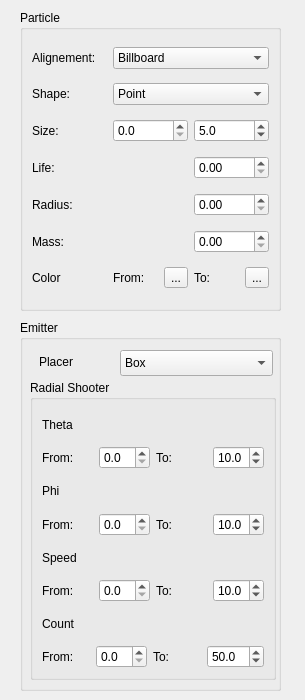
        <widget class="QWidget" name="tab" >
         <property name="geometry" >
          <rect>
           <x>0</x>
           <y>0</y>
           <width>305</width>
           <height>700</height>
          </rect>
         </property>
         <attribute name="title" >
          <string>Particles</string>
         </attribute>
         <widget class="QGroupBox" name="groupBox" >
          <property name="geometry" >
           <rect>
            <x>20</x>
            <y>10</y>
            <width>261</width>
            <height>301</height>
           </rect>
          </property>
          <property name="title" >
           <string>Particle</string>
          </property>
          <layout class="QGridLayout" name="gridLayout" >
           <item row="1" column="0" >
            <widget class="QLabel" name="label_2" >
             <property name="text" >
              <string>Shape:</string>
             </property>
            </widget>
           </item>
           <item row="1" column="2" colspan="2" >
            <widget class="QComboBox" name="shape_cb" >
             <property name="autoFillBackground" >
              <bool>false</bool>
             </property>
             <item>
              <property name="text" >
               <string>Point</string>
              </property>
             </item>
             <item>
              <property name="text" >
               <string>Quad</string>
              </property>
             </item>
             <item>
              <property name="text" >
               <string>Quad Strip</string>
              </property>
             </item>
             <item>
              <property name="text" >
               <string>Hexagon</string>
              </property>
             </item>
             <item>
              <property name="text" >
               <string>Line</string>
              </property>
             </item>
            </widget>
           </item>
           <item row="2" column="0" >
            <widget class="QLabel" name="label_3" >
             <property name="text" >
              <string>Size:</string>
             </property>
            </widget>
           </item>
           <item row="3" column="0" >
            <widget class="QLabel" name="label_4" >
             <property name="text" >
              <string>Life:</string>
             </property>
            </widget>
           </item>
           <item row="3" column="3" >
            <widget class="QDoubleSpinBox" name="life_sb" />
           </item>
           <item row="4" column="0" >
            <widget class="QLabel" name="label_5" >
             <property name="text" >
              <string>Radius:</string>
             </property>
            </widget>
           </item>
           <item row="4" column="3" >
            <widget class="QDoubleSpinBox" name="doubleSpinBox_3" />
           </item>
           <item row="5" column="0" >
            <widget class="QLabel" name="label_6" >
             <property name="text" >
              <string>Mass:</string>
             </property>
            </widget>
           </item>
           <item row="5" column="3" >
            <widget class="QDoubleSpinBox" name="mass_sb" />
           </item>
           <item row="2" column="3" >
            <widget class="QDoubleSpinBox" name="sizemax_sb" >
             <property name="decimals" >
              <number>1</number>
             </property>
             <property name="maximum" >
              <double>50.000000000000000</double>
             </property>
             <property name="singleStep" >
              <double>0.100000000000000</double>
             </property>
             <property name="value" >
              <double>5.000000000000000</double>
             </property>
            </widget>
           </item>
           <item row="2" column="2" >
            <widget class="QDoubleSpinBox" name="sizemin_sb" >
             <property name="decimals" >
              <number>1</number>
             </property>
             <property name="maximum" >
              <double>50.000000000000000</double>
             </property>
            </widget>
           </item>
           <item row="0" column="0" >
            <widget class="QLabel" name="label" >
             <property name="text" >
              <string>Alignement:</string>
             </property>
            </widget>
           </item>
           <item row="0" column="2" colspan="2" >
            <widget class="QComboBox" name="alignment_cb" >
             <property name="autoFillBackground" >
              <bool>false</bool>
             </property>
             <item>
              <property name="text" >
               <string>Billboard</string>
              </property>
             </item>
             <item>
              <property name="text" >
               <string>Fixed</string>
              </property>
             </item>
            </widget>
           </item>
           <item row="6" column="2" colspan="2" >
            <layout class="QHBoxLayout" name="horizontalLayout_2" >
             <item>
              <widget class="QLabel" name="label_8" >
               <property name="text" >
                <string>From:</string>
               </property>
              </widget>
             </item>
             <item>
              <widget class="QToolButton" name="fromcolorButton" >
               <property name="text" >
                <string>...</string>
               </property>
              </widget>
             </item>
             <item>
              <widget class="QLabel" name="label_9" >
               <property name="text" >
                <string>To:</string>
               </property>
              </widget>
             </item>
             <item>
              <widget class="QToolButton" name="tocolorButton" >
               <property name="text" >
                <string>...</string>
               </property>
              </widget>
             </item>
            </layout>
           </item>
           <item row="6" column="0" >
            <widget class="QLabel" name="label_10" >
             <property name="text" >
              <string>Color</string>
             </property>
            </widget>
           </item>
          </layout>
         </widget>
         <widget class="QGroupBox" name="emitter_gr" >
          <property name="geometry" >
           <rect>
            <x>20</x>
            <y>320</y>
            <width>261</width>
            <height>371</height>
           </rect>
          </property>
          <property name="title" >
           <string>Emitter</string>
          </property>
          <widget class="QComboBox" name="placer_cb" >
           <property name="geometry" >
            <rect>
             <x>100</x>
             <y>30</y>
             <width>153</width>
             <height>26</height>
            </rect>
           </property>
           <property name="autoFillBackground" >
            <bool>false</bool>
           </property>
           <item>
            <property name="text" >
             <string>Box </string>
            </property>
           </item>
           <item>
            <property name="text" >
             <string>Point</string>
            </property>
           </item>
           <item>
            <property name="text" >
             <string>Sector</string>
            </property>
           </item>
           <item>
            <property name="text" >
             <string>MultiSegment</string>
            </property>
           </item>
           <item>
            <property name="text" >
             <string>Segment</string>
            </property>
           </item>
          </widget>
          <widget class="QLabel" name="label_7" >
           <property name="geometry" >
            <rect>
             <x>19</x>
             <y>32</y>
             <width>81</width>
             <height>20</height>
            </rect>
           </property>
           <property name="text" >
            <string>Placer</string>
           </property>
          </widget>
          <widget class="QGroupBox" name="radialshooter_gr" >
           <property name="geometry" >
            <rect>
             <x>10</x>
             <y>60</y>
             <width>246</width>
             <height>300</height>
            </rect>
           </property>
           <property name="title" >
            <string>Radial Shooter</string>
           </property>
           <layout class="QVBoxLayout" name="verticalLayout" >
            <item>
             <widget class="QLabel" name="label_21" >
              <property name="text" >
               <string>Theta</string>
              </property>
             </widget>
            </item>
            <item>
             <layout class="QHBoxLayout" name="horizontalLayout_5" >
              <item>
               <widget class="QLabel" name="label_19" >
                <property name="text" >
                 <string>From:</string>
                </property>
               </widget>
              </item>
              <item>
               <widget class="QDoubleSpinBox" name="thetamin_sb" >
                <property name="decimals" >
                 <number>1</number>
                </property>
                <property name="maximum" >
                 <double>50.000000000000000</double>
                </property>
               </widget>
              </item>
              <item>
               <widget class="QLabel" name="label_20" >
                <property name="text" >
                 <string>To:</string>
                </property>
               </widget>
              </item>
              <item>
               <widget class="QDoubleSpinBox" name="thetamax_sb" >
                <property name="decimals" >
                 <number>1</number>
                </property>
                <property name="maximum" >
                 <double>50.000000000000000</double>
                </property>
                <property name="value" >
                 <double>10.000000000000000</double>
                </property>
               </widget>
              </item>
             </layout>
            </item>
            <item>
             <widget class="QLabel" name="label_24" >
              <property name="text" >
               <string>Phi</string>
              </property>
             </widget>
            </item>
            <item>
             <layout class="QHBoxLayout" name="horizontalLayout_6" >
              <item>
               <widget class="QLabel" name="label_22" >
                <property name="text" >
                 <string>From:</string>
                </property>
               </widget>
              </item>
              <item>
               <widget class="QDoubleSpinBox" name="phimin_sb" >
                <property name="decimals" >
                 <number>1</number>
                </property>
                <property name="maximum" >
                 <double>50.000000000000000</double>
                </property>
               </widget>
              </item>
              <item>
               <widget class="QLabel" name="label_23" >
                <property name="text" >
                 <string>To:</string>
                </property>
               </widget>
              </item>
              <item>
               <widget class="QDoubleSpinBox" name="phimax_sb" >
                <property name="decimals" >
                 <number>1</number>
                </property>
                <property name="maximum" >
                 <double>50.000000000000000</double>
                </property>
                <property name="value" >
                 <double>10.000000000000000</double>
                </property>
               </widget>
              </item>
             </layout>
            </item>
            <item>
             <widget class="QLabel" name="label_13" >
              <property name="text" >
               <string>Speed</string>
              </property>
             </widget>
            </item>
            <item>
             <layout class="QHBoxLayout" name="horizontalLayout_3" >
              <item>
               <widget class="QLabel" name="label_14" >
                <property name="text" >
                 <string>From:</string>
                </property>
               </widget>
              </item>
              <item>
               <widget class="QDoubleSpinBox" name="speedmin_sb" >
                <property name="decimals" >
                 <number>1</number>
                </property>
                <property name="maximum" >
                 <double>50.000000000000000</double>
                </property>
               </widget>
              </item>
              <item>
               <widget class="QLabel" name="label_15" >
                <property name="text" >
                 <string>To:</string>
                </property>
               </widget>
              </item>
              <item>
               <widget class="QDoubleSpinBox" name="speedmax_sb" >
                <property name="decimals" >
                 <number>1</number>
                </property>
                <property name="maximum" >
                 <double>50.000000000000000</double>
                </property>
                <property name="value" >
                 <double>10.000000000000000</double>
                </property>
               </widget>
              </item>
             </layout>
            </item>
            <item>
             <widget class="QLabel" name="label_16" >
              <property name="text" >
               <string>Count</string>
              </property>
             </widget>
            </item>
            <item>
             <layout class="QHBoxLayout" name="horizontalLayout_4" >
              <item>
               <widget class="QLabel" name="label_17" >
                <property name="text" >
                 <string>From:</string>
                </property>
               </widget>
              </item>
              <item>
               <widget class="QDoubleSpinBox" name="countermin_sb" >
                <property name="decimals" >
                 <number>1</number>
                </property>
                <property name="maximum" >
                 <double>50.000000000000000</double>
                </property>
               </widget>
              </item>
              <item>
               <widget class="QLabel" name="label_18" >
                <property name="text" >
                 <string>To:</string>
                </property>
               </widget>
              </item>
              <item>
               <widget class="QDoubleSpinBox" name="countermax_sb" >
                <property name="decimals" >
                 <number>1</number>
                </property>
                <property name="maximum" >
                 <double>300.000000000000000</double>
                </property>
                <property name="value" >
                 <double>50.000000000000000</double>
                </property>
               </widget>
              </item>
             </layout>
            </item>
           </layout>
          </widget>
         </widget>
        </widget>
